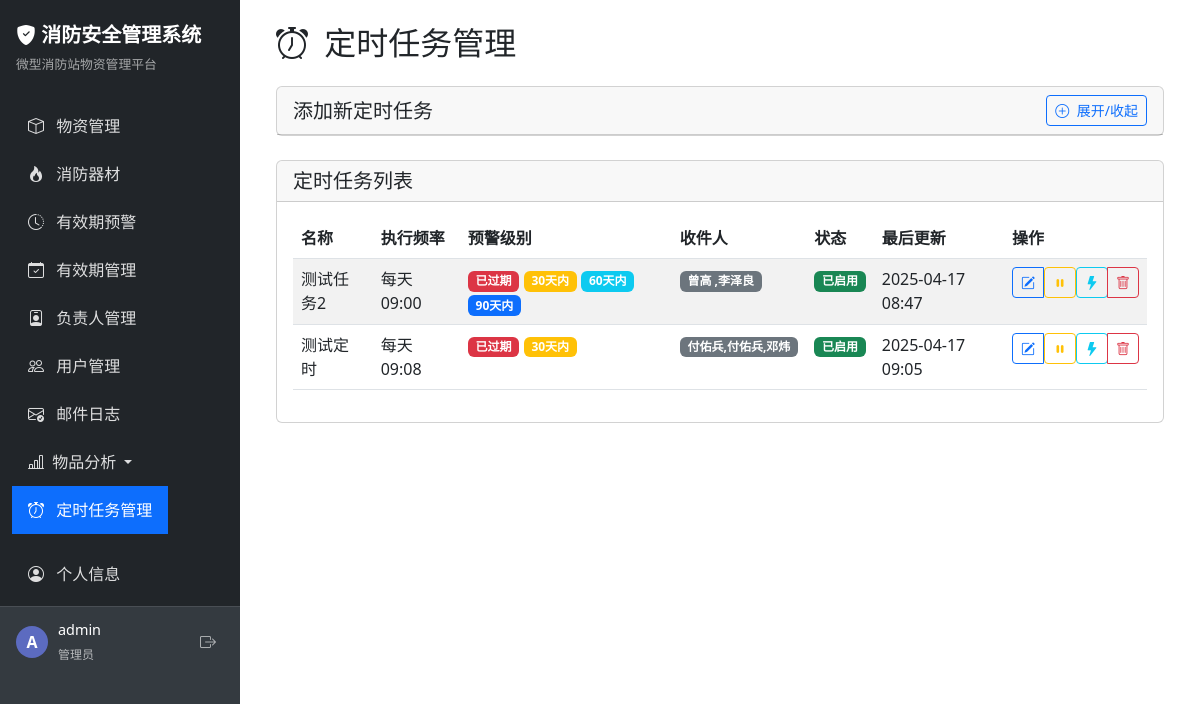
/scheduler/ (signed in), run on the app's committed database.
### app/models/user.py (models this page shows, shortened)
class User(UserMixin, db.Model):
    __tablename__ = 'user'
    id = db.Column(db.Integer, primary_key=True)
    username = db.Column(db.String(80), unique=True, nullable=False)
    password_hash = db.Column(db.String(256), nullable=False)
    role = db.Column(db.String(20), default='user')  # admin 或 user
    is_active = db.Column(db.Boolean, default=True)  # 账号是否启用
    email = db.Column(db.String(120))  # 添加邮箱字段

### app/models/scheduler_config.py (models this page shows, shortened)
class SchedulerConfig(db.Model):
    __tablename__ = 'scheduler_configs'
    id = db.Column(db.Integer, primary_key=True)
    name = db.Column(db.String(100), nullable=False)  # 任务名称
    enabled = db.Column(db.Boolean, default=True)  # 是否启用
    frequency_type = db.Column(db.String(20), nullable=False)  # 频率类型: daily, weekly, monthly
    execution_time = db.Column(db.String(10), nullable=False)  # 执行时间，格式: HH:MM
    day_of_week = db.Column(db.String(10))  # 周几执行，用于weekly: mon, tue, wed, thu, fri, sat, sun
    day_of_month = db.Column(db.Integer)  # 每月几号执行，用于monthly: 1-31
    warning_levels = db.Column(db.String(100))  # 预警级别，逗号分隔: expired,within_30,within_60,within_90
    recipient_filter = db.Column(db.String(200))  # 接收人筛选，逗号分隔的负责人名称或'all'
    created_at = db.Column(db.DateTime, default=datetime.now)
    updated_at = db.Column(db.DateTime, default=datetime.now, onupdate=datetime.now)
    created_by = db.Column(db.Integer)  # 创建者用户ID

### app/routes/scheduler.py (the view)
    def decorated_function(*args, **kwargs):
        if not current_user.is_authenticated or current_user.role != 'admin':
            flash('您没有访问此页面的权限', 'danger')
            return redirect(url_for('index'))
        return f(*args, **kwargs)

### app/routes/scheduler.py (called while the page is built)
def admin_required(f):
    def decorated_function(*args, **kwargs):
        if not current_user.is_authenticated or current_user.role != 'admin':
            flash('您没有访问此页面的权限', 'danger')
            return redirect(url_for('index'))
        return f(*args, **kwargs)
    decorated_function.__name__ = f.__name__
    return decorated_function

@scheduler_bp.route('/')
@login_required
@admin_required
def index():
    try:
        configs = SchedulerConfig.query.order_by(SchedulerConfig.id.desc()).all()
        responsible_persons = ResponsiblePerson.query.order_by(ResponsiblePerson.person_name).all()
        return render_template(
            'scheduler/index.html',
            configs=configs,
            responsible_persons=responsible_persons
        )
    except Exception as e:
        traceback.print_exc()
        flash(f'加载定时任务配置出错: {str(e)}', 'danger')
        return render_template('scheduler/index.html', configs=[], error=str(e))

### app/templates/scheduler/index.html (shortened to what this page needs)
{% extends 'base.html' %}
{% block content %}
<div class="container-fluid">
    <h2 class="mb-4">
        <i class="bi bi-alarm me-2"></i> 定时任务管理
    </h2>
    <div class="card mb-4">
        <div class="card-header d-flex justify-content-between align-items-center">
            <h5 class="card-title mb-0">添加新定时任务</h5>
            <button class="btn btn-sm btn-outline-primary" type="button" data-bs-toggle="collapse" data-bs-target="#addTaskCollapse">
                <i class="bi bi-plus-circle me-1"></i> 展开/收起
            </button>
        </div>
    </div>
    <div class="card">
        <div class="card-header">
            <h5 class="card-title mb-0">定时任务列表</h5>
        </div>
        <div class="card-body">
            {% if configs %}
            <div class="table-responsive">
                <table class="table table-striped table-hover">
                    <thead>
                        <tr>
                            <th>名称</th>
                            <th>执行频率</th>
                            <th>预警级别</th>
                            <th>收件人</th>
                            <th>状态</th>
                            <th>最后更新</th>
                            <th>操作</th>
                        </tr>
                    </thead>
                    <tbody>
                        {% for config in configs %}
                        <tr>
                            <td>{{ config.name }}</td>
                            <td>
                                {% if config.frequency_type == 'daily' %}
                                每天 {{ config.execution_time }}
                                {% elif config.frequency_type == 'monthly' %}
                                每月{{ config.day_of_month }}日 {{ config.execution_time }}
                                {% endif %}
                            </td>
                            <td>
                                {% if 'expired' in config.warning_levels %}
                                <span class="badge bg-danger">已过期</span>
                                {% endif %}
                                {% if 'within_30' in config.warning_levels %}
                                <span class="badge bg-warning">30天内</span>
                                {% endif %}
                                {% if 'within_60' in config.warning_levels %}
                                <span class="badge bg-info">60天内</span>
                                {% endif %}
                                {% if 'within_90' in config.warning_levels %}
                                <span class="badge bg-primary">90天内</span>
                                {% endif %}
                            </td>
                            <td>
                                {% if config.recipient_filter == 'all' %}
                                <span class="badge bg-secondary">所有负责人</span>
                                {% else %}
                                <span class="badge bg-secondary">{{ config.recipient_filter }}</span>
                                {% endif %}
                            </td>
                            <td>
                                {% if config.enabled %}
                                <span class="badge bg-success">已启用</span>
                                {% else %}
                                <span class="badge bg-danger">已禁用</span>
                                {% endif %}
                            </td>
                            <td>{{ config.updated_at.strftime('%Y-%m-%d %H:%M') }}</td>
                            <td>
                                <div class="btn-group">
                                    <button type="button" class="btn btn-sm btn-outline-primary edit-modal-button"
                                            data-bs-toggle="modal"
                                            data-bs-target="#editModal-{{ config.id }}"
                                            data-config-id="{{ config.id }}"
                                            data-recipient-filter="{{ config.recipient_filter }}">
                                        <i class="bi bi-pencil-square"></i>
                                    </button>
                                    <form action="{{ url_for('scheduler.toggle_config', config_id=config.id) }}" method="post" class="d-inline">
                                        <button type="submit" class="btn btn-sm {% if config.enabled %}btn-outline-warning{% else %}btn-outline-success{% endif %}">
                                            <i class="bi {% if config.enabled %}bi-pause-fill{% else %}bi-play-fill{% endif %}"></i>
                                        </button>
                                    </form>
                                    <form action="{{ url_for('scheduler.run_now', config_id=config.id) }}" method="post" class="d-inline">
                                        <button type="submit" class="btn btn-sm btn-outline-info" title="立即执行">
                                            <i class="bi bi-lightning-fill"></i>
                                        </button>
                                    </form>
                                    <button type="button" class="btn btn-sm btn-outline-danger" data-bs-toggle="modal" data-bs-target="#deleteModal-{{ config.id }}">
                                        <i class="bi bi-trash"></i>
                                    </button>
                                </div>
                            </td>
                        </tr>
                        {% endfor %}
                    </tbody>
                </table>
            </div>
            {% else %}
            <div class="alert alert-info">
                <i class="bi bi-info-circle me-2"></i> 暂无定时任务配置，请使用上方的表单添加新任务。
            </div>
            {% endif %}
        </div>
    </div>
</div>
{% endblock %}

### app/templates/base.html (shortened to what this page needs)
<!DOCTYPE html>
<html lang="zh-CN">
<head>
    <link href="https://cdn.jsdelivr.net/npm/bootstrap@5.3.0/dist/css/bootstrap.min.css" rel="stylesheet">
    <link href="https://cdn.jsdelivr.net/npm/bootstrap-icons@1.11.0/font/bootstrap-icons.css" rel="stylesheet">
</head>
<body>
    <div class="wrapper">
        <nav class="sidebar" id="sidebar">
            <div class="sidebar-header">
                <a href="{{ url_for('index') }}">
                    <i class="bi bi-shield-fill-check"></i> 消防安全管理系统
                </a>
                <div class="subtitle">微型消防站物资管理平台</div>
            </div>
            <div class="sidebar-nav">
                <nav class="navbar navbar-dark bg-dark">
                    <div class="container-fluid">
                        <ul class="navbar-nav">
                            <li class="nav-item">
                                <a class="nav-link {% if request.path.startswith('/station') %}active{% endif %}
                                          {% if not user_permissions_by_type.micro_station and current_user.role != 'admin' %}no-permission{% endif %}"
                                   href="{{ url_for('station.index') }}"
                                   >
                                    <i class="bi bi-box"></i> 物资管理
                                </a>
                            </li>
                            <li class="nav-item">
                                <a class="nav-link {% if request.path.startswith('/equipment') %}active{% endif %}
                                          {% if not user_permissions_by_type.fire_equipment and current_user.role != 'admin' %}no-permission{% endif %}"
                                   href="{{ url_for('equipment.index') }}"
                                   >
                                    <i class="bi bi-fire"></i> 消防器材
                                </a>
                            </li>
                            <li class="nav-item">
                                <a class="nav-link {% if request.path == '/admin/expiry_alert' %}active{% endif %}
                                          {% if not can_view_expiry_alert %}no-permission{% endif %}"
                                   href="{{ url_for('admin.expiry_alert') }}"
                                   >
                                    <i class="bi bi-clock-history"></i> 有效期预警
                                </a>
                            </li>
                            {% if current_user.role == 'admin' %}
                            <li class="nav-item">
                                <a class="nav-link {% if request.path == '/admin/expiry' %}active{% endif %}" href="{{ url_for('admin.expiry') }}">
                                    <i class="bi bi-calendar-check"></i> 有效期管理
                                </a>
                            </li>
                            <li class="nav-item">
                                <a class="nav-link {% if request.path == '/admin/responsible' %}active{% endif %}" href="{{ url_for('admin.responsible') }}">
                                    <i class="bi bi-person-badge"></i> 负责人管理
                                </a>
                            </li>
                            <li class="nav-item">
                                <a class="nav-link {% if request.path == '/admin/users' %}active{% endif %}" href="{{ url_for('admin.users') }}">
                                    <i class="bi bi-people"></i> 用户管理
                                </a>
                            </li>
                            <li class="nav-item">
                                <a class="nav-link {% if request.path == '/admin/mail_logs' %}active{% endif %}" href="{{ url_for('admin.mail_logs') }}">
                                    <i class="bi bi-envelope-check"></i> 邮件日志
                                </a>
                            </li>
                            {% if current_user.is_authenticated and current_user.role == 'admin' %}
                            <li class="nav-item dropdown">
                                <a class="nav-link dropdown-toggle" href="#" id="analysisDropdown" role="button" data-bs-toggle="dropdown" aria-expanded="false">
                                    <i class="bi bi-bar-chart-line me-1"></i> 物品分析
                                </a>
                            </li>
                            {% endif %}
                            <li class="nav-item">
                                <a class="nav-link {% if request.path.startswith('/scheduler') %}active{% endif %}" href="{{ url_for('scheduler.index') }}">
                                    <i class="bi bi-alarm"></i> 定时任务管理
                                </a>
                            </li>
                            {% endif %}
                            <li class="nav-item mt-3">
                                <a class="nav-link {% if request.path == '/auth/my_account' %}active{% endif %}" href="{{ url_for('auth.my_account') }}">
                                    <i class="bi bi-person-circle"></i> 个人信息
                                </a>
                            </li>
                        </ul>
                    </div>
                </nav>
            </div>
            {% if current_user.is_authenticated %}
            <div class="user-info mt-auto">
                <div class="user-avatar">
                    {{ current_user.username[0].upper() }}
                </div>
                <div class="user-details">
                    <p class="user-name">{{ current_user.username }}</p>
                    <span class="user-role">
                        {% if current_user.role == 'admin' %}管理员{% else %}普通用户{% endif %}
                    </span>
                </div>
                <a href="{{ url_for('auth.logout') }}" class="logout-btn" title="退出登录">
                    <i class="bi bi-box-arrow-right"></i>
                </a>
            </div>
            {% else %}
            <div class="mt-auto p-3">
                <a href="{{ url_for('auth.login') }}" class="btn btn-outline-light btn-sm w-100">
                    <i class="bi bi-box-arrow-in-right me-1"></i> 登录
                </a>
            </div>
            {% endif %}
        </nav>
        <main class="content">
            {% block content %}{% endblock %}
        </main>
    </div>
</body>
</html>

### app/templates/base.html (style rules this page uses)
body { min-height: 100vh; display: flex; flex-direction: column; }
.wrapper { display: flex; flex: 1; }
.sidebar { width: 240px; min-height: 100vh; background-color: #343a40; color: #fff; position: fixed; left: 0; top: 0; bottom: 0; z-index: 1000; padding-top: 0; overflow-y: auto; transition: all 0.3s; }
.sidebar .sidebar-header { padding: 1.25rem 1rem; background-color: #212529; }
.sidebar .sidebar-header a { color: #fff; text-decoration: none; font-size: 1.25rem; font-weight: bold; }
.sidebar .sidebar-header .subtitle { color: rgba(255,255,255,0.6); font-size: 0.8rem; margin-top: 5px; }
.sidebar .nav-link { color: rgba(255, 255, 255, 0.85); padding: 0.75rem 1rem; font-size: 1rem; border-radius: 0; transition: all 0.2s; }
.sidebar .nav-link.active { color: #fff; background-color: #0d6efd; }
.sidebar .nav-link i { margin-right: 8px; width: 18px; text-align: center; }
main.content { margin-left: 240px; flex: 1; padding: 1.5rem; transition: all 0.3s; }
.user-info { display: flex; align-items: center; padding: 0.75rem 1rem; border-top: 1px solid rgba(255,255,255,0.1); margin-top: auto; }
.user-avatar { width: 32px; height: 32px; border-radius: 50%; background-color: #5c6bc0; color: #fff; display: flex; align-items: center; justify-content: center; font-weight: bold; margin-right: 10px; }
.user-details { flex-grow: 1; }
.user-name { font-weight: 500; color: #fff; margin-bottom: 0; font-size: 0.9rem; }
.user-role { font-size: 0.75rem; color: rgba(255,255,255,0.65); }
.logout-btn { width: 32px; height: 32px; background: none; border: none; color: rgba(255,255,255,0.6); display: flex; align-items: center; justify-content: center; border-radius: 4px; padding: 0; }

### data on the page
User: username "A", username "admin"
SchedulerConfig: name "测试任务2", execution_time "09:00", shows "已过期", shows "30天内", shows "60天内", shows "90天内", recipient_filter "曾高 ,李泽良", enabled "已启用", updated_at "2025-04-17 08:47"
SchedulerConfig: name "测试定时", execution_time "09:08", shows "已过期", shows "30天内", recipient_filter "付佑兵,付佑兵,邓炜", enabled "已启用", updated_at "2025-04-17 09:05"
